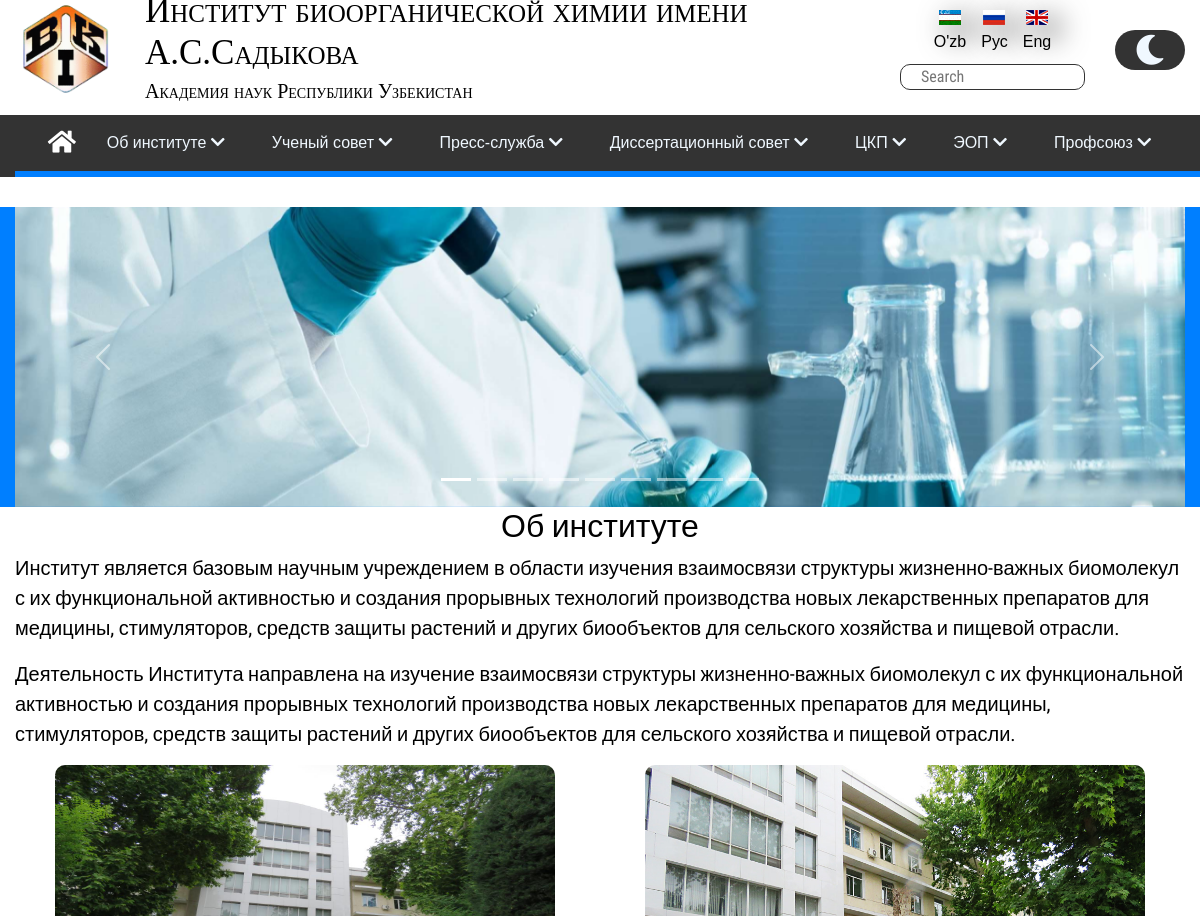
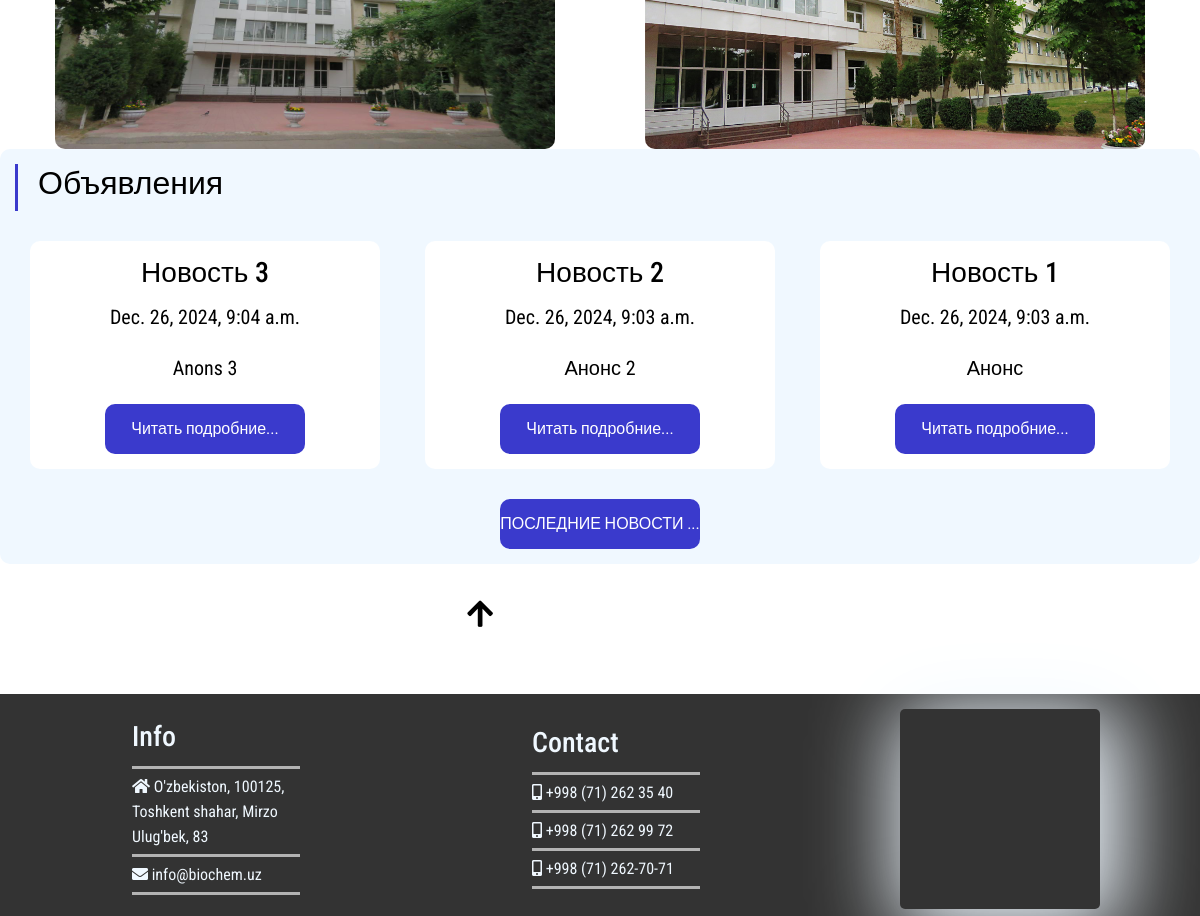
Page /ru/ on the committed database (2 pictures, top to bottom).
### news/models.py (models this page shows, shortened)
class ArticlesModelRU(models.Model):
    title = models.CharField('Название', max_length = 50, default = '')
    anons = models.CharField('Анонс', max_length = 250, default = '')
    full_text = models.TextField('Статья')
    data = models.DateTimeField('Дата публикации')
    class Meta:
        verbose_name = 'Новость'
        verbose_name_plural = 'Новости'

### frontend/views.py (the view)
# urls.py: path('ru/', views.indexRu, name = "homeRu"),
def indexRu(request):
    news = ArticlesModelRU.objects.order_by('-data')[:4]
    language = {
        "O'zb": "/",
        "Рус": "/ru",
        "Eng": "/en"
    }
    return render(request, "ru/indexRU.html", {"news": news, "language": language})

### frontend/templates/ru/indexRU.html (shortened to what this page needs)
{% extends 'ru/layoutRU.html' %}
{% load static %}
{% block style %}
    <link rel="stylesheet" href="{% static 'layout/css/index.css' %}">
{% endblock %}
{% block content %}
    <header class="header">
        <div class="header__info conteiner">
            <div id="carouselExampleCaptions" class="carousel slide" data-bs-ride="carousel">
                <div class="carousel-inner">
                    <div class="carousel-item active" id="carousel-item_id">
                    </div>
                </div>
                <div class="carousel-indicators">
                    <button type="button" data-bs-target="#carouselExampleCaptions" data-bs-slide-to="0" class="active"
                        aria-current="true" aria-label="Slide 1"></button>
                    <button type="button" data-bs-target="#carouselExampleCaptions" data-bs-slide-to="1"
                        aria-label="Slide 2"></button>
                    <button type="button" data-bs-target="#carouselExampleCaptions" data-bs-slide-to="2"
                        aria-label="Slide 3"></button>
                    <button type="button" data-bs-target="#carouselExampleCaptions" data-bs-slide-to="3"
                        aria-label="Slide 4"></button>
                    <button type="button" data-bs-target="#carouselExampleCaptions" data-bs-slide-to="4"
                        aria-label="Slide 5"></button>
                    <button type="button" data-bs-target="#carouselExampleCaptions" data-bs-slide-to="5"
                        aria-label="Slide 6"></button>
                    <button type="button" data-bs-target="#carouselExampleCaptions" data-bs-slide-to="6"
                        aria-label="Slide 7"></button>
                    <button type="button" data-bs-target="#carouselExampleCaptions" data-bs-slide-to="7"
                        aria-label="Slide 8"></button>
                    <button type="button" data-bs-target="#carouselExampleCaptions" data-bs-slide-to="8"
                        aria-label="Slide 9"></button>
                </div>
                <button class="carousel-control-prev" type="button" data-bs-target="#carouselExampleCaptions"
                    data-bs-slide="prev">
                    <span class="carousel-control-prev-icon" aria-hidden="true"></span>
                </button>
                <button class="carousel-control-next" type="button" data-bs-target="#carouselExampleCaptions"
                    data-bs-slide="next">
                    <span class="carousel-control-next-icon" aria-hidden="true"></span>
                </button>
            </div>
        </div>
    </header>
    <main id="main">
        <section class="About">
            <div class="About_info conteiner">
                <h2 class="About_Title">
                    Об институте
                </h2>
                <p class="About_Text">
                    Институт является базовым научным учреждением в области
                    изучения взаимосвязи структуры жизненно-важных биомолекул
                    с их функциональной активностью и создания прорывных
                    технологий производства новых лекарственных препаратов
                    для медицины, стимуляторов, средств защиты растений и
                    других биообъектов для сельского хозяйства и пищевой
                    отрасли.
                </p>
                <p class="About_Text">
                    Деятельность Института направлена на изучение взаимосвязи
                    структуры жизненно-важных биомолекул с их функциональной
                    активностью и создания прорывных технологий производства
                    новых лекарственных препаратов для медицины, стимуляторов,
                    средств защиты растений и других биообъектов для сельского
                    хозяйства и пищевой отрасли.
                </p>
                <div class = "About_info_img">
                    <img class = "About_info_img_id" src="{% static 'layout/images/main/fasad.jpg' %}" alt="">
                    <img class = "About_info_img_id" src="{% static 'layout/images/main/perspect.jpg' %}" alt="" >
                </div>
            </div>
        </section>
        <section class="Novosti">
            <div class="Novosti_Title conteiner">
                <h2>
                    Объявления
                </h2>
            </div>
            {% block info %}
                <div class="Novosti_info conteiner">
                    {% if news %}
                        {% for el in news %}
                                <div class = "Novosti_info_div">
                                    <h3>{{ el.title }}</h3>
                                    <p>{{ el.data }}</p>
                                    <p>{{ el.anons }}</p>
                                    <a href = "{% url 'news-detail_RU' el.id %}" class = "Novosti_info_div_btn">Читать подробние...</a>
                                </div>
                        {% endfor %}
                    {% else %}
                        <p>Нет новостей</p>
                    {% endif %}
                </div>
                <a href = "{% url 'news_home_RU' %}" class = "Novosti_info_div_btn">ПОСЛЕДНИЕ НОВОСТИ ...</a>
            {% endblock %}
        </section>
        <section class="Admin_GUI conteiner">
            <label id="Form_label" for="Form_btn">
                <i class="fas fa-arrow-up"></i>
            </label>
        </section>
    </main>
{% endblock %}

### frontend/static/layout/css/style.css (style rules this page uses)
* { margin: 0; padding: 0; box-sizing: border-box; text-decoration: none; list-style-type: none; }
body { --BGHtml: white; --ColorText: #000; --FamalyTitle: 'Franklin Gothic Medium', 'Arial Narrow', Arial, sans-serif; --FamalyText: 'Roboto Condensed', sans-serif; --ActiveColor: rgb(58, 58, 204); --NotActiveColor: #333; --BG_itme: aliceblue; --BG_menu: #333; --Active_menu_color: aliceblue; --BtnNewsColor: rgb(58, 58, 204); --Active_color2:#007FFF; --FontFamaly2: 'Cabin', sans-serif; }
body { background-color: var(--BGHtml) !important; cursor: default; color: var(--ColorText) !important; font-family: var(--FamalyText) !important; display: flex; flex-direction: column; justify-content: space-between; gap: 30px; min-height: 1350px; }
p { font-size: 20px; }
.conteiner { max-width: 1580px !important; width: 100% !important; margin: 0 auto; padding: 0 15px; }

### frontend/static/layout/css/index.css (style rules this page uses)
.header { width: 100%; height: 300px; display: flex; align-items: center; justify-content: center; padding: 0; background-color: var(--Active_color2); }
.header__info { max-width: 1980px !important; width: 100% !important; margin: 0 auto; padding: 0 15px; display: flex; flex-direction: column; align-items: center; justify-content: space-around; height: auto; }
#carouselExampleCaptions { width: 100%; }
#carouselExampleCaptions .carousel-inner { min-height: 300px; background-position: center; background-repeat: no-repeat; background-size: cover; }
#carouselExampleCaptions #carousel-item_id { max-width: 1980px !important; width: 100% !important; height: 300px; background-image: url(../images/header/Lenta/img.jpg); background-position: center; background-repeat: no-repeat ; background-size: cover; }
#main { display: flex; flex-direction: column; }
.About { width: 100%; min-height: 200px; background-color: var(--BGHtml); display: flex; align-items: center; justify-content: flex-start; }
.About_info { max-width: 1580px !important; width: 100%; height: 100%; display: flex; flex-direction: column; justify-content: center; align-items: center; }
.About_Text { font-family: var(--FamalyText); }
.About_info_img { width: 100%; display: flex; flex-direction: row; justify-content: space-around; gap: 10px; }
.About_info_img img { border-radius: 10px; width: 500px; height: 300px; transition: 0.5s ease transform; }
.Novosti { width: 100%; min-height: 300px; border-radius: 10px; background-color: var(--BG_itme); padding: 15px 15px; display: flex; flex-direction: column; align-items: center; gap: 30px; }
.Novosti_Title { width: auto; height: auto; border-left: solid 3px var(--ActiveColor); padding-left: 20px; }
.Novosti_Title h2 { display: flex; flex-direction: column; gap: 5px; }
.Novosti_info { width: 100%; height: auto; display: flex; flex-direction: row; justify-content: space-between; align-items: center; gap: 30px; flex-wrap: wrap; }
.Novosti_info_div { background-color: var(--BGHtml); color: var(--ColorText); border-radius: 10px; font-family: var(--FamalyText); padding: 15px; max-width: 350px; width: 100%; min-width: 350px; min-height: 100px; display: flex; justify-content: center; align-items: center; flex-direction: column; gap: 5px; }
.Novosti_info_div_btn { border-radius: 10px; max-width: 200px; width: 100%; height: 50px; display: flex; justify-content: center; align-items: center; font-family: var(--FamalyText); color: white; text-decoration: none; background-color: var(--ActiveColor); transition: 0.5s all ease; }
.Admin_GUI { width: 100%; height: auto; overflow: hidden; display: flex; flex-direction: row; align-items: center; justify-content: center; }
#Form_label { cursor: pointer; font-size: 30px; transition: 0.5s ease-in-out; }

### rows in the picture
ArticlesModelRU: title "Новость 3", data "Dec. 26, 2024, 9:04 a.m.", anons "Anons 3"
ArticlesModelRU: title "Новость 2", data "Dec. 26, 2024, 9:03 a.m.", anons "Анонс 2"
ArticlesModelRU: title "Новость 1", data "Dec. 26, 2024, 9:03 a.m.", anons "Анонс"

### other values in the picture
{{ k }} "O'zb"
{{ k }} "Рус"
{{ k }} "Eng"
